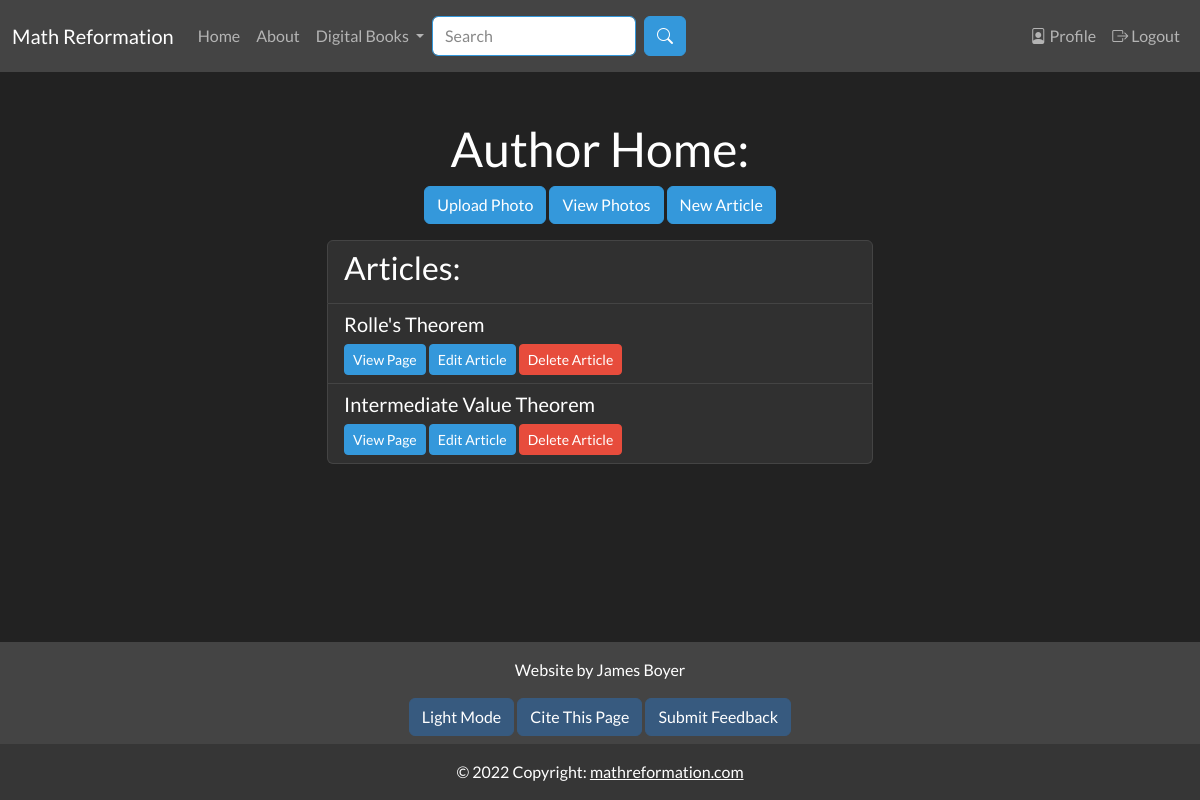
Before: /author_home (signed in) with the older database file.
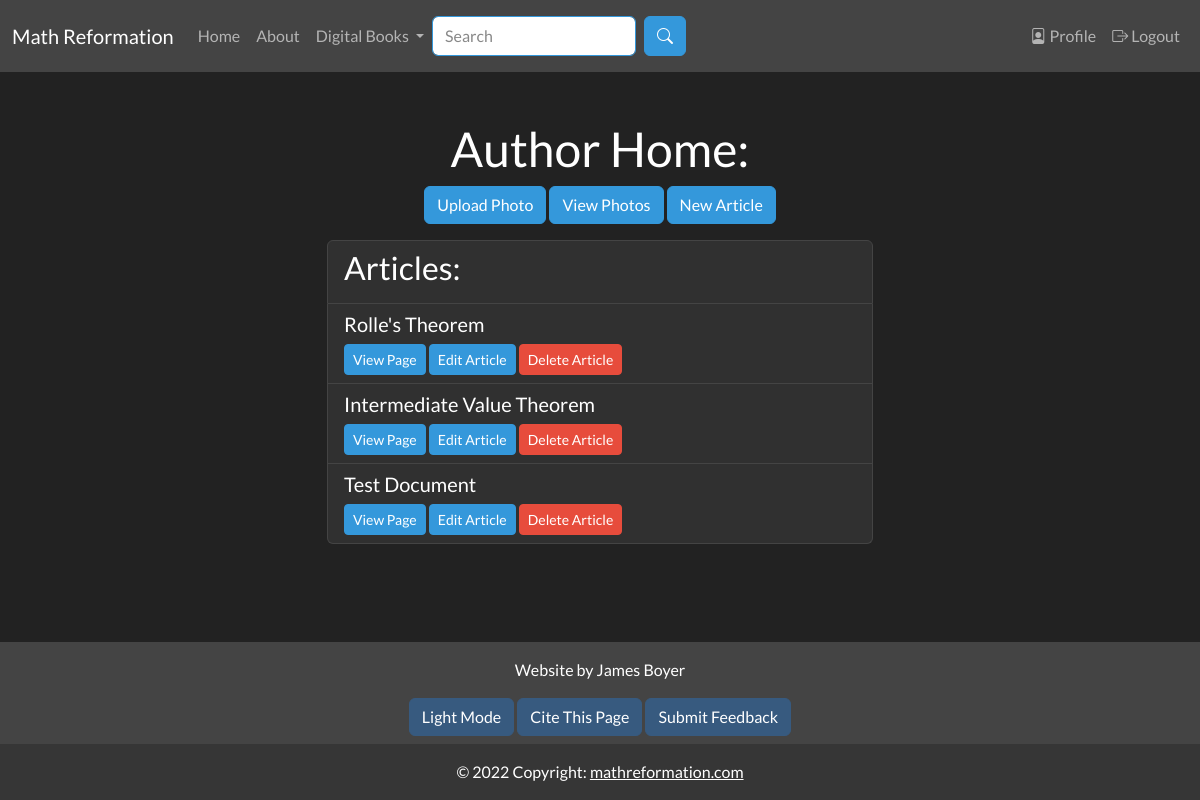
After: the same page with the newer database file.
### app/models.py (models this page shows, shortened)
class SearchableMixin(object):
    @classmethod
    def search(cls, expression, page, per_page):
        ids, scores, total = query_index(cls.__tablename__, expression, page, per_page)
        if total == 0:
            return cls.query.filter_by(id=0), [], 0
        when = []
        for i in range(len(ids)):
            when.append((ids[i], i))
        return cls.query.filter(cls.id.in_(ids)).order_by( db.case(when, value=cls.id)), scores, total

class Document(SearchableMixin, db.Model):
    __tablename__ = "document"
    __searchable__ = ["body_main", "name"]
    id = db.Column(db.Integer, primary_key=True)
    name = db.Column(db.String(50), nullable=False, unique=False)
    path = db.Column(db.String(250), unique=True, nullable=False)
    body_main = db.Column(db.String(), index=True)
    body_draft = db.Column(db.String(), index=True)
    date_added = db.Column(db.DateTime, nullable=False,
        default=datetime.utcnow)
    header = db.Column(db.String(), index=True)
    order = db.Column(db.Integer())
    is_visible = db.Column(db.Boolean())
    document_type = db.Column(db.String(10), index=True)
    user_id = db.Column(db.Integer, db.ForeignKey('user.id'))
    prev_page_id = db.Column(db.Integer(), db.ForeignKey("document.id"))
    next_page = db.relationship("Document", backref=backref("prev_page", remote_side=[id]), uselist=False, foreign_keys=[prev_page_id])
    parent_id = db.Column(db.Integer(), db.ForeignKey("document.id"))
    children = db.relationship("Document", backref=backref("parent", remote_side=[id]), foreign_keys=[parent_id])

### app/staff/routes.py (the view)
@bp.route("/author_home", methods=["GET", "POST"])
@login_required
@author_permission.require(http_exception=403)
def author_home():
    add_photo_form = AddPhotoForm()
    if add_photo_form.validate_on_submit():
        filename = photos.save(request.files["photo"], name=add_photo_form.name.data)
        url =  url_for("_uploads.uploaded_file", setname="photos", filename=filename)
        print("Url: ", url)
        flash("Photo uploaded at: " + url)
    files = os.listdir(current_app.config['UPLOADED_PHOTOS_DEST'])
    authored_articles = Document.query.filter_by(author=current_user, document_type="article")
    return render_template('staff/author_home.html', authored_articles=authored_articles, add_photo_form=add_photo_form, setname=photos.name, files=files, title="Author Home")

### app/main/forms.py
class SearchForm(FlaskForm):
    q = StringField("Search", validators=[DataRequired()])
    submit = SubmitField("Search")
    def __init__(self, *args, **kwargs):
        if 'formdata' not in kwargs:
            kwargs['formdata'] = request.args
        if 'csrf_enabled' not in kwargs:
            kwargs['csrf_enabled'] = False
        super(SearchForm, self).__init__(*args, **kwargs)

### app/staff/forms.py
class AddPhotoForm(FlaskForm):
    photo = FileField('Photo')
    name = StringField("Name",validators=[DataRequired()])
    submit = SubmitField('Save')

### MathReformationWebsite.py (called while the page is built)
@app.context_processor
def add_imports():
    return dict(admin_permission=admin_permission, author_permission=author_permission, editor_permission=editor_permission, g=g)

### app/auth/routes.py (called while the page is built)
@login.user_loader
def load_user(id):
    return User.query.get(int(id))

### app/main/routes.py (called while the page is built)
@bp.before_app_request
def before_request():
    g.search_form = SearchForm(meta={'csrf': False})
    if g.search_form.validate():
        print("here")

### app/templates/staff/author_home.html (shortened to what this page needs)
{% extends "base.html" %}
{% from 'macros/form_macros.html' import input, edit_document_button, delete_document_button, view_document_button %}
{% from 'macros/photo_macros.html' import photo_viewer_script, photo_viewer_button, add_photo_button %}
{% block content %}
<h1 class="text-center">Author Home:</h1>
<div class="text-center">
    {{ add_photo_button(field=add_photo_form) }}
    {{ photo_viewer_button(files, can_delete=False, btn_name="View Photos") }}
    <a href="{{ url_for('staff.new_document', doc_type='article', version='main') }}" class="btn btn-info" role="button">New Article</a>
</div>
<ul class="list-group mt-3">
<li class="list-group-item">
    <h3>Articles:</h3>
</li>
{% for article in authored_articles %}
<li class="list-group-item">
    <h5>{{ article.name }}</h5>
    {{ view_document_button(path=article.path, warning=False) }}
    {{ edit_document_button(path=article.path, document_type='article') }}
    {{ delete_document_button(path=article.path, document_type='article') }}
</li>
{% endfor %}
</ul>
{% endblock %}
{% block citation %}
{{ citation_info(page_type="Math Reformation", page_name="Author Home") }}
{% endblock %}

### app/templates/macros/form_macros.html (shortened to what this page needs)
{% macro edit_document_button(path, document_type) -%}
<a href="{{ url_for('staff.edit_document', document_type=document_type, path=path, version='main') }}" class="btn btn-info btn-sm" role="button">Edit {{ document_type.capitalize() }}</a>
{%- endmacro %}
{% macro delete_document_button(path, document_type) -%}
<a href="{{ url_for('staff.delete_file', item_type=document_type, item_name=path) }}" class="btn btn-sm btn-danger" onclick="return confirm('Are you sure you want to delete this {{ document_type }}?');" role="button">Delete {{ document_type.capitalize() }}</a>
{%- endmacro %}
{% macro view_document_button(path, warning) -%}
<a href="{{ url_for('main.document_page', path=path) }}" class="btn btn-sm btn-info" role="button"  {% if warning %}onclick="return confirm('Make sure to save document first! Please click on OK to continue.');" {% endif %}>View Page</a>
{%- endmacro %}

Changed rows visible on the page:
added Document: name "Test Document", capitalize "Article"
